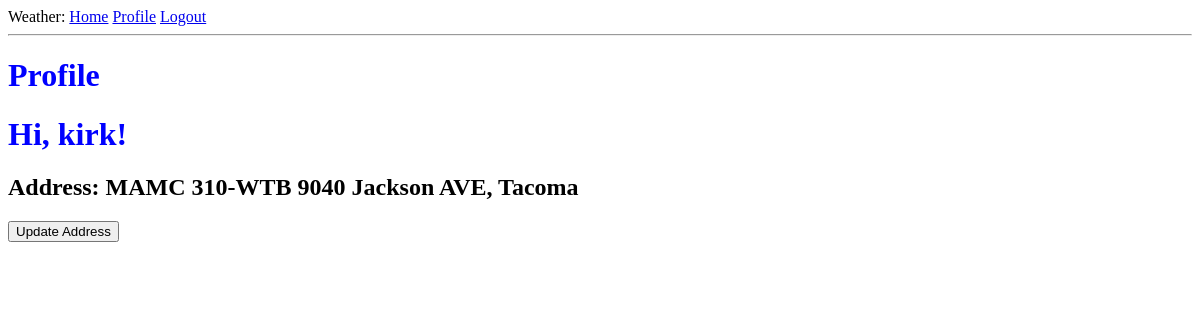
The app's page /profile (signed in), older data.
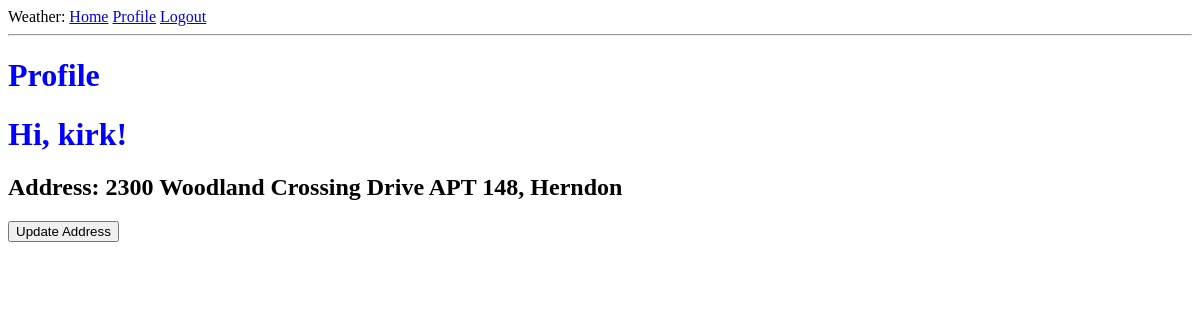
The same page, newer data.
### app/models.py (models this page shows, shortened)
class User(UserMixin, db.Model):
    id = db.Column(db.Integer, primary_key=True)
    username = db.Column(db.String(64), index=True, unique=True)
    email = db.Column(db.String(120), index=True, unique=True)
    password_hash = db.Column(db.String(128))
    address = db.Column(db.String(128))
    city = db.Column(db.String(15))
    @login.user_loader
    def load_user(id):
        return User.query.get(int(id))

### app/routes.py (the view, shortened to what this page needs)
@app.route('/profile', methods=['GET', 'POST'])
@login_required
def profile():
    form = UpdateProfileForm()
    return render_template('profile.html', title='Profile', form=form)

### app/templates/profile.html (shortened to what this page needs)
{% extends "base.html" %}
{% block content %}
    <h1>Profile</h1>
    <h1>Hi, {{ current_user.username }}!</h1>
    <h2>Address: {{ current_user.address }}, {{ current_user.city }}</h2>
    <button id="UpdateButton" onClick="UpdateClick()">Update Address</button>
{% endblock %}

### app/templates/base.html (shortened to what this page needs)
<html>
    <head>
        <link rel= "stylesheet" type= "text/css" href= "../static/styles/mainpage.css">
    </head>
    <body>
      <div>
        Weather:
        <a href="{{ url_for('index') }}">Home</a>
        <a href="{{ url_for('profile') }}">Profile</a>
        {% if current_user.is_anonymous %}
        <a href="{{ url_for('login') }}">Login</a>
        {% else %}
        <a href="{{ url_for('logout') }}">Logout</a>
        {% endif %}
    </div>
        <hr>
        {% block content %}{% endblock %}
    </body>
</html>

### app/static/styles/mainpage.css (style rules this page uses)
h1 { color: blue }

Row changes from the older to the newer data that the page shows:
changed User "kirk": address "MAMC 310-WTB 9040 Jackson AVE" → "2300 Woodland Crossing Drive APT 148"; city "Tacoma" → "Herndon"
